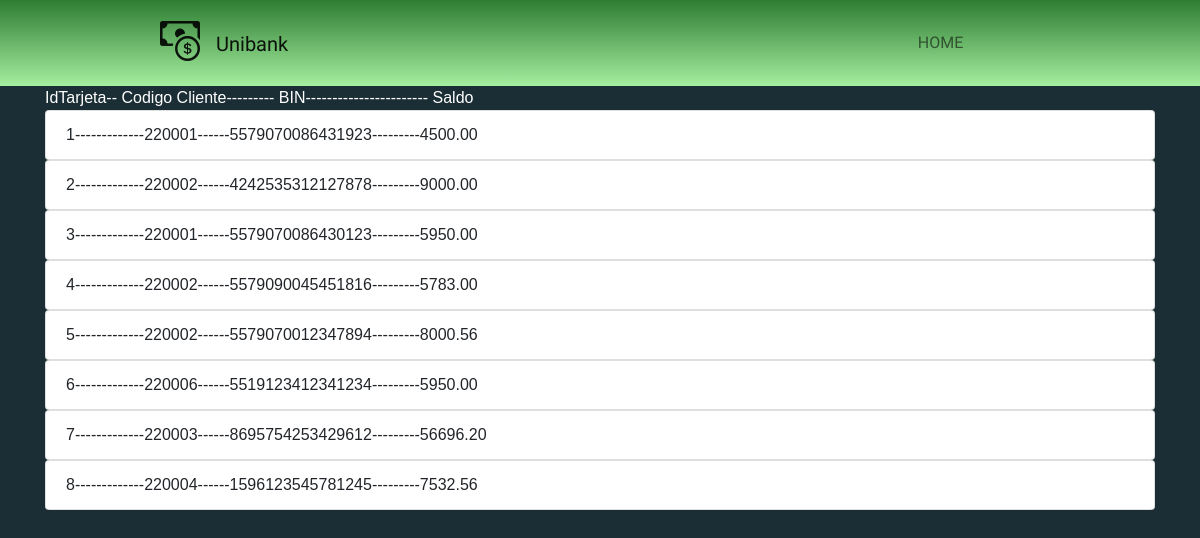
The page /rscEjecutivo/debitoCuentas.php on the database its author committed.
### tables this page shows
CREATE TABLE `debito` (
  `idTarjeta` int NOT NULL AUTO_INCREMENT,
  `codigoCliente` varchar(50) NOT NULL DEFAULT '',
  `BIN` varchar(16) NOT NULL,
  `expira` date NOT NULL,
  `codeSecurity` int NOT NULL,
  `nip` varchar(4) NOT NULL,
  `saldoDeb` decimal(20,2) DEFAULT NULL,
  PRIMARY KEY (`idTarjeta`),
  UNIQUE KEY `BIN` (`BIN`),
  KEY `cliente-debito` (`codigoCliente`),
  CONSTRAINT `cliente-debito` FOREIGN KEY (`codigoCliente`) REFERENCES `cliente` (`codigoCliente`) ON DELETE CASCADE ON UPDATE CASCADE
);

### rscEjecutivo/debitoCuentas.php (the view, shortened to what this page needs)
<?php session_start();
$objeto = new Conexion();
$conexion = $objeto->Conectar();
require '../vistas/headerEspecifico.php';
$consulta = "SELECT * FROM debito";
$resultado = $conexion->prepare($consulta);
$resultado->execute();
$datos=$resultado->fetchAll(PDO::FETCH_ASSOC);
?>
<div class="container">
<td>IdTarjeta--</td>
            <td>Codigo Cliente---------</td>
            <td>BIN-----------------------</td>
            <td> Saldo</td>
    <table class="default">
        <tr>
            <?php foreach ($datos as $dato):?>
            <ul class="list-group">
                    <li class="list-group-item"><?php echo $dato['idTarjeta'] .'-------------'. $dato['codigoCliente'] .'------'. $dato['BIN'] .'---------'. $dato['saldoDeb'];?></li>
            </ul>
            <?php endforeach ?>
        </tr>
    </table>
</div>

### Style.css (style rules this page uses)
* { box-sizing: border-box; }
:root { --Sniglet-font: "Sniglet", cursive; --Rubik: "Rubik", cursive; --Patua: "Patua One", cursive; --Lobster: "lobster", cursive; --light-black: #2e2c2caf; --bggradient: linear-gradient(to bottom, #2e7d32, #a5eea0); --light-gray: rgba(255, 255, 255, 0.877); }
body { background:#F2F2F2; font-size: 16px; font-family:"Roboto", Arial, sans-serif, helvetica; }

### css/estilosLogReg.css (style rules this page uses)
* { margin: 0; padding: 0; -webkit-box-sizing: border-box; -moz-box-sizing: border-box; box-sizing: border-box; }
body { font-size: 16px; font-family: 'Raleway', sans-serif; background: #1b2e35; color:#fff; }

### rows shown on the page
debito: idTarjeta "1", codigoCliente "220001", BIN "5579070086431923", saldoDeb "4500.00"
debito: idTarjeta "2", codigoCliente "220002", BIN "4242535312127878", saldoDeb "9000.00"
debito: idTarjeta "3", codigoCliente "220001", BIN "5579070086430123", saldoDeb "5950.00"
debito: idTarjeta "4", codigoCliente "220002", BIN "5579090045451816", saldoDeb "5783.00"
debito: idTarjeta "5", codigoCliente "220002", BIN "5579070012347894", saldoDeb "8000.56"
debito: idTarjeta "6", codigoCliente "220006", BIN "5519123412341234", saldoDeb "5950.00"
debito: idTarjeta "7", codigoCliente "220003", BIN "8695754253429612", saldoDeb "56696.20"
debito: idTarjeta "8", codigoCliente "220004", BIN "1596123545781245", saldoDeb "7532.56"
